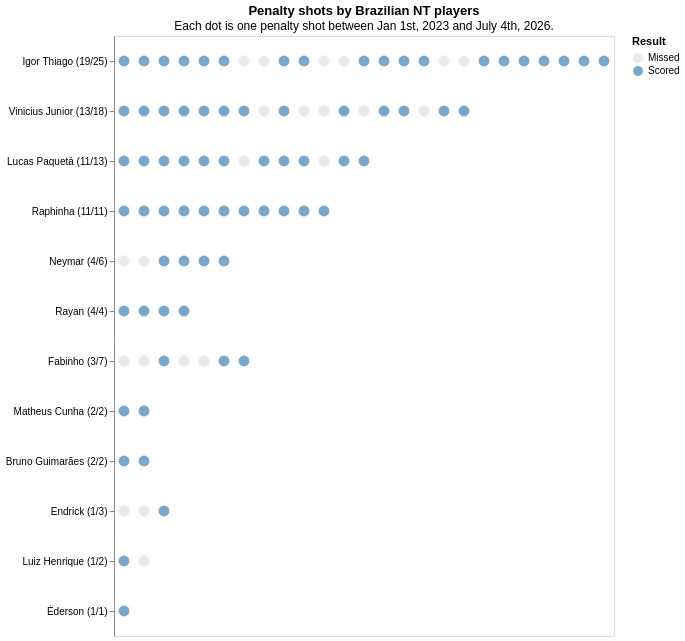

This figure's notebook cell:
### Markdown cell above
Since Brazil was eliminated from the World Cup on Sunday, there's been some discussion on why Ancelotti picked Bruno Guimarães to shoot that first penalty. [Supposedly, it was due to Bruno's historical conversion rate](https://sports.yahoo.com/articles/vini-not-even-top-five-232700287.html). Let's investigate this claim.

We begin by plotting penalty data for all current Brazil national team players in recent years prior to the Brazil vs Norway match (hover over each penalty to see match details):

### Code cell
import altair as alt
import polars as pl

df = (
    pl.read_csv("data.csv")
    .filter(pl.col("date").is_between(pl.date(2023, 1, 1), pl.date(2026, 7, 4)))
    .with_columns(
        pl.col("scored").cast(pl.Boolean),
        pl.col("scored").sum().over("player").alias("player_goals"),
        pl.col("scored").count().over("player").alias("player_shots"),
        pl.row_index().over("player", order_by=["date"]).alias("shot"),
    )
    .with_columns(
        pl.when(pl.col("scored"))
        .then(pl.lit("Scored"))
        .otherwise(pl.lit("Missed"))
        .alias("result"),
        pl.format(
            "{} ({}/{})", "player", pl.col("player_goals"), pl.col("player_shots")
        ).alias("label"),
    )
)

order = df.sort(["player_goals", "player_shots"], descending=True)["label"].to_list()
(
    alt.Chart(df)
    .mark_point(filled=True, size=120)
    .encode(
        x=alt.X("shot:O", title="Shot", axis=None),
        y=alt.Y("label:N", sort=order, title=None),
        color=alt.Color(
            "result:N",
            title="Result",
            scale=alt.Scale(range=["#e0e0e0", "steelblue"]),
        ),
        tooltip=[
            alt.Tooltip("player:N", title="Player"),
            alt.Tooltip("date:N", title="Date"),
            alt.Tooltip("competition:N", title="Competition"),
            alt.Tooltip("club:N", title="Team"),
            alt.Tooltip("opponent:N", title="Opponent"),
            alt.Tooltip("result:N", title="Result"),
            alt.Tooltip("goalkeeper:N", title="Goalkeeper"),
            alt.Tooltip("scored:N", title="Scored"),
        ],
    )
    .properties(
        title=alt.TitleParams(
            text="Penalty shots by Brazilian NT players",
            subtitle=[
                "Each dot is one penalty shot between Jan 1st, 2023 and July 4th, 2026."
            ],
        ),
        width="container",
        height=600,
    )
)

### Figure 1 — Vega-Lite specification as saved in the notebook (floating-point values rounded to 4 significant figures)
{"config": {"view": {"continuousWidth": 300, "continuousHeight": 300}}, "data": {"name": "data-6ad38108a506a5e63df3da2e819aaa23"}, "mark": {"type": "point", "filled": true, "size": 120}, "encoding": {"color": {"field": "result", "scale": {"range": ["#e0e0e0", "steelblue"]}, "title": "Result", "type": "nominal"}, "tooltip": [{"field": "player", "title": "Player", "type": "nominal"}, {"field": "date", "title": "Date", "type": "nominal"}, {"field": "competition", "title": "Competition", "type": "nominal"}, {"field": "club", "title": "Team", "type": "nominal"}, {"field": "opponent", "title": "Opponent", "type": "nominal"}, {"field": "result", "title": "Result", "type": "nominal"}, {"field": "goalkeeper", "title": "Goalkeeper", "type": "nominal"}, {"field": "scored", "title": "Scored", "type": "nominal"}], "x": {"axis": null, "field": "shot", "title": "Shot", "type": "ordinal"}, "y": {"field": "label", "sort": ["Igor Thiago (19/25)", "Igor Thiago (19/25)", "Igor Thiago (19/25)", "Igor Thiago (19/25)", "Igor Thiago (19/25)", "Igor Thiago (19/25)", "Igor Thiago (19/25)", "Igor Thiago (19/25)", "Igor Thiago (19/25)", "Igor Thiago (19/25)", "Igor Thiago (19/25)", "Igor Thiago (19/25)", "Igor Thiago (19/25)", "Igor Thiago (19/25)", "Igor Thiago (19/25)", "Igor Thiago (19/25)", "Igor Thiago (19/25)", "Igor Thiago (19/25)", "Igor Thiago (19/25)", "Igor Thiago (19/25)", "Igor Thiago (19/25)", "Igor Thiago (19/25)", "Igor Thiago (19/25)", "Igor Thiago (19/25)", "Igor Thiago (19/25)", "Vinicius Junior (13/18)", "Vinicius Junior (13/18)", "Vinicius Junior (13/18)", "Vinicius Junior (13/18)", "Vinicius Junior (13/18)", "Vinicius Junior (13/18)", "Vinicius Junior (13/18)", "Vinicius Junior (13/18)", "Vinicius Junior (13/18)", "Vinicius Junior (13/18)", "Vinicius Junior (13/18)", "Vinicius Junior (13/18)", "Vinicius Junior (13/18)", "Vinicius Junior (13/18)", "Vinicius Junior (13/18)", "Vinicius Junior (13/18)", "Vinicius Junior (13/18)", "Vinicius Junior (13/18)", "Lucas Paquetá (11/13)", "Lucas Paquetá (11/13)", "Lucas Paquetá (11/13)", "Lucas Paquetá (11/13)", "Lucas Paquetá (11/13)", "Lucas Paquetá (11/13)", "Lucas Paquetá (11/13)", "Lucas Paquetá (11/13)", "Lucas Paquetá (11/13)", "Lucas Paquetá (11/13)", "Lucas Paquetá (11/13)", "Lucas Paquetá (11/13)", "Lucas Paquetá (11/13)", "Raphinha (11/11)", "Raphinha (11/11)", "Raphinha (11/11)", "Raphinha (11/11)", "Raphinha (11/11)", "Raphinha (11/11)", "Raphinha (11/11)", "Raphinha (11/11)", "Raphinha (11/11)", "Raphinha (11/11)", "Raphinha (11/11)", "Neymar (4/6)", "Neymar (4/6)", "Neymar (4/6)", "Neymar (4/6)", "Neymar (4/6)", "Neymar (4/6)", "Rayan (4/4)", "Rayan (4/4)", "Rayan (4/4)", "Rayan (4/4)", "Fabinho (3/7)", "Fabinho (3/7)", "Fabinho (3/7)", "Fabinho (3/7)", "Fabinho (3/7)", "Fabinho (3/7)", "Fabinho (3/7)", "Matheus Cunha (2/2)", "Matheus Cunha (2/2)", "Bruno Guimarães (2/2)", "Bruno Guimarães (2/2)", "Endrick (1/3)", "Endrick (1/3)", "Endrick (1/3)", "Luiz Henrique (1/2)", "Luiz Henrique (1/2)", "Éderson (1/1)"], "title": null, "type": "nominal"}}, "height": 600, "title": {"text": "Penalty shots by Brazilian NT players", "subtitle": ["Each dot is one penalty shot between Jan 1st, 2023 and July 4th, 2026."]}, "width": "container", "$schema": "https://vega.github.io/schema/vega-lite/v6.4.1.json", "datasets": {"data-6ad38108a506a5e63df3da2e819aaa23": [{"season": "25/26", "competition": "AFC Champions League Elite", "club": "Al-Ittihad Club", "date": "2026-04-14", "result": "Scored", "opponent": "Al-Wahda FC", "goalkeeper": "Zayed Ahmed", "player": "Fabinho", "scored": true, "player_goals": 3, "player_shots": 7, "shot": 6, "label": "Fabinho (3/7)"}, {"season": "25/26", "competition": "Saudi Pro League", "club": "Al-Ittihad Club", "date": "2026-03-06", "result": "Scored", "opponent": "Al-Ahli SFC", "goalkeeper": "Edouard Mendy", "player": "Fabinho", "scored": true, "player_goals": 3, "player_shots": 7, "shot": 5, "label": "Fabinho (3/7)"}, {"season": "24/25", "competition": "King's Cup", "club": "Al-Ittihad Club", "date": "2025-04-01", "result": "Scored", "opponent": "Al-Shabab FC", "goalkeeper": "Georgiy Bushchan", "player": "Fabinho", "scored": true, "player_goals": 3, "player_shots": 7, "shot": 2, "label": "Fabinho (3/7)"}, {"season": "24/25", "competition": "Saudi Pro League", "club": "Al-Ittihad Club", "date": "2025-04-17", "result": "Missed", "opponent": "Al-Fateh SC", "goalkeeper": "Nawaf Al-Aqidi", "player": "Fabinho", "scored": false, "player_goals": 3, "player_shots": 7, "shot": 3, "label": "Fabinho (3/7)"}, {"season": "23/24", "competition": "Saudi Pro League", "club": "Al-Ittihad Club", "date": "2024-05-27", "result": "Missed", "opponent": "Al-Nassr FC", "goalkeeper": "Raghed Al-Najjar", "player": "Fabinho", "scored": false, "player_goals": 3, "player_shots": 7, "shot": 0, "label": "Fabinho (3/7)"}, {"season": "24/25", "competition": "Saudi Pro League", "club": "Al-Ittihad Club", "date": "2025-04-17", "result": "Missed", "opponent": "Al-Fateh SC", "goalkeeper": "Nawaf Al-Aqidi", "player": "Fabinho", "scored": false, "player_goals": 3, "player_shots": 7, "shot": 4, "label": "Fabinho (3/7)"}, {"season": "23/24", "competition": "Saudi Pro League", "club": "Al-Ittihad Club", "date": "2024-05-27", "result": "Missed", "opponent": "Al-Nassr FC", "goalkeeper": "Raghed Al-Najjar", "player": "Fabinho", "scored": false, "player_goals": 3, "player_shots": 7, "shot": 1, "label": "Fabinho (3/7)"}, {"season": "25/26", "competition": "Premier League", "club": "Newcastle United", "date": "2026-02-07", "result": "Scored", "opponent": "Brentford FC", "goalkeeper": "Caoimhín Kelleher", "player": "Bruno Guimarães", "scored": true, "player_goals": 2, "player_shots": 2, "shot": 1, "label": "Bruno Guimarães (2/2)"}, {"season": "25/26", "competition": "Premier League", "club": "Newcastle United", "date": "2026-01-07", "result": "Scored", "opponent": "Leeds United", "goalkeeper": "Lucas Perri", "player": "Bruno Guimarães", "scored": true, "player_goals": 2, "player_shots": 2, "shot": 0, "label": "Bruno Guimarães (2/2)"}, {"season": "25/26", "competition": "Serie A", "club": "Atalanta BC", "date": "2026-02-14", "result": "Scored", "opponent": "SS Lazio", "goalkeeper": "Ivan Provedel", "player": "Éderson", "scored": true, "player_goals": 1, "player_shots": 1, "shot": 0, "label": "Éderson (1/1)"}, {"season": "25/26", "competition": "Copa Libertadores", "club": "CR Flamengo", "date": "2026-05-27", "result": "Scored", "opponent": "Cusco FC", "goalkeeper": "Andy Vidal", "player": "Lucas Paquetá", "scored": true, "player_goals": 11, "player_shots": 13, "shot": 12, "label": "Lucas Paquetá (11/13)"}, {"season": "25/26", "competition": "Premier League", "club": "West Ham United", "date": "2025-12-30", "result": "Scored", "opponent": "Brighton & Hove Albion", "goalkeeper": "Bart Verbruggen", "player": "Lucas Paquetá", "scored": true, "player_goals": 11, "player_shots": 13, "shot": 11, "label": "Lucas Paquetá (11/13)"}, {"season": "25/26", "competition": "Premier League", "club": "West Ham United", "date": "2025-08-31", "result": "Scored", "opponent": "Nottingham Forest", "goalkeeper": "Matz Sels", "player": "Lucas Paquetá", "scored": true, "player_goals": 11, "player_shots": 13, "shot": 9, "label": "Lucas Paquetá (11/13)"}, {"season": "24/25", "competition": "Premier League", "club": "West Ham United", "date": "2024-12-16", "result": "Scored", "opponent": "AFC Bournemouth", "goalkeeper": "Kepa Arrizabalaga", "player": "Lucas Paquetá", "scored": true, "player_goals": 11, "player_shots": 13, "shot": 8, "label": "Lucas Paquetá (11/13)"}, {"season": "24/25", "competition": "Premier League", "club": "West Ham United", "date": "2024-08-17", "result": "Scored", "opponent": "Aston Villa", "goalkeeper": "Emiliano Martínez", "player": "Lucas Paquetá", "scored": true, "player_goals": 11, "player_shots": 13, "shot": 7, "label": "Lucas Paquetá (11/13)"}, {"season": "23/24", "competition": "Copa América", "club": "Brazil", "date": "2024-06-29", "result": "Scored", "opponent": "Paraguay", "goalkeeper": "Rodrigo Morínigo", "player": "Lucas Paquetá", "scored": true, "player_goals": 11, "player_shots": 13, "shot": 5, "label": "Lucas Paquetá (11/13)"}, {"season": "23/24", "competition": "Premier League", "club": "West Ham United", "date": "2024-04-06", "result": "Scored", "opponent": "Wolverhampton Wanderers", "goalkeeper": "José Sá", "player": "Lucas Paquetá", "scored": true, "player_goals": 11, "player_shots": 13, "shot": 4, "label": "Lucas Paquetá (11/13)"}, {"season": "23/24", "competition": "International Friendlies", "club": "Brazil", "date": "2024-03-26", "result": "Scored", "opponent": "Spain", "goalkeeper": "Unai Simón", "player": "Lucas Paquetá", "scored": true, "player_goals": 11, "player_shots": 13, "shot": 3, "label": "Lucas Paquetá (11/13)"}, {"season": "23/24", "competition": "Premier League", "club": "West Ham United", "date": "2023-08-20", "result": "Scored", "opponent": "Chelsea FC", "goalkeeper": "Robert Sánchez", "player": "Lucas Paquetá", "scored": true, "player_goals": 11, "player_shots": 13, "shot": 2, "label": "Lucas Paquetá (11/13)"}, {"season": "22/23", "competition": "UEFA Conference League", "club": "West Ham United", "date": "2023-04-20", "result": "Scored", "opponent": "KAA Gent", "goalkeeper": "Davy Roef", "player": "Lucas Paquetá", "scored": true, "player_goals": 11, "player_shots": 13, "shot": 1, "label": "Lucas Paquetá (11/13)"}, {"season": "22/23", "competition": "Premier League", "club": "West Ham United", "date": "2023-01-04", "result": "Scored", "opponent": "Leeds United", "goalkeeper": "Illan Meslier", "player": "Lucas Paquetá", "scored": true, "player_goals": 11, "player_shots": 13, "shot": 0, "label": "Lucas Paquetá (11/13)"}, {"season": "25/26", "competition": "International Friendlies", "club": "Brazil", "date": "2025-11-18", "result": "Missed", "opponent": "Tunisia", "goalkeeper": "Aymen Dahmen", "player": "Lucas Paquetá", "scored": false, "player_goals": 11, "player_shots": 13, "shot": 10, "label": "Lucas Paquetá (11/13)"}, {"season": "23/24", "competition": "Copa América", "club": "Brazil", "date": "2024-06-29", "result": "Missed", "opponent": "Paraguay", "goalkeeper": "Rodrigo Morínigo", "player": "Lucas Paquetá", "scored": false, "player_goals": 11, "player_shots": 13, "shot": 6, "label": "Lucas Paquetá (11/13)"}, {"season": "25/26", "competition": "Campeonato Brasileiro Série A", "club": "Santos FC", "date": "2026-03-19", "result": "Scored", "opponent": "Sport Club Internacional", "goalkeeper": "Sergio Rochet", "player": "Neymar", "scored": true, "player_goals": 4, "player_shots": 6, "shot": 5, "label": "Neymar (4/6)"}, {"season": "24/25", "competition": "Campeonato Brasileiro Série A", "club": "Santos FC", "date": "2025-12-03", "result": "Scored", "opponent": "Esporte Clube Juventude", "goalkeeper": "Jandrei", "player": "Neymar", "scored": true, "player_goals": 4, "player_shots": 6, "shot": 4, "label": "Neymar (4/6)"}, {"season": "24/25", "competition": "Campeonato Brasileiro Série A", "club": "Santos FC", "date": "2025-08-05", "result": "Scored", "opponent": "Esporte Clube Juventude", "goalkeeper": "Ruan Carneiro", "player": "Neymar", "scored": true, "player_goals": 4, "player_shots": 6, "shot": 3, "label": "Neymar (4/6)"}, {"season": "24/25", "competition": "Campeonato Paulista", "club": "Santos FC", "date": "2025-02-17", "result": "Scored", "opponent": "EC Água Santa (SP)", "goalkeeper": "Luan Ribeiro", "player": "Neymar", "scored": true, "player_goals": 4, "player_shots": 6, "shot": 2, "label": "Neymar (4/6)"}, {"season": "23/24", "competition": "Saudi Pro League", "club": "Al-Hilal SFC", "date": "2023-09-29", "result": "Missed", "opponent": "Al-Shabab FC", "goalkeeper": "Seung-gyu Kim", "player": "Neymar", "scored": false, "player_goals": 4, "player_shots": 6, "shot": 1, "label": "Neymar (4/6)"}, {"season": "23/24", "competition": "World Cup qualification South America", "club": "Brazil", "date": "2023-09-09", "result": "Missed", "opponent": "Bolivia", "goalkeeper": "Guillermo Viscarra", "player": "Neymar", "scored": false, "player_goals": 4, "player_shots": 6, "shot": 0, "label": "Neymar (4/6)"}, {"season": "25/26", "competition": "LaLiga", "club": "Real Madrid", "date": "2026-03-22", "result": "Scored", "opponent": "Atlético de Madrid", "goalkeeper": "Juan Musso", "player": "Vinicius Junior", "scored": true, "player_goals": 13, "player_shots": 18, "shot": 17, "label": "Vinicius Junior (13/18)"}, {"season": "25/26", "competition": "UEFA Champions League", "club": "Real Madrid", "date": "2026-03-17", "result": "Scored", "opponent": "Manchester City", "goalkeeper": "Gianluigi Donnarumma", "player": "Vinicius Junior", "scored": true, "player_goals": 13, "player_shots": 18, "shot": 16, "label": "Vinicius Junior (13/18)"}, {"season": "25/26", "competition": "LaLiga", "club": "Real Madrid", "date": "2026-02-14", "result": "Scored", "opponent": "Real Sociedad", "goalkeeper": "Álex Remiro", "player": "Vinicius Junior", "scored": true, "player_goals": 13, "player_shots": 18, "shot": 13, "label": "Vinicius Junior (13/18)"}, {"season": "25/26", "competition": "LaLiga", "club": "Real Madrid", "date": "2026-02-14", "result": "Scored", "opponent": "Real Sociedad", "goalkeeper": "Álex Remiro", "player": "Vinicius Junior", "scored": true, "player_goals": 13, "player_shots": 18, "shot": 14, "label": "Vinicius Junior (13/18)"}, {"season": "25/26", "competition": "LaLiga", "club": "Real Madrid", "date": "2025-10-04", "result": "Scored", "opponent": "Villarreal CF", "goalkeeper": "Arnau Tenas", "player": "Vinicius Junior", "scored": true, "player_goals": 13, "player_shots": 18, "shot": 11, "label": "Vinicius Junior (13/18)"}, {"season": "24/25", "competition": "FIFA Intercontinental Cup", "club": "Real Madrid", "date": "2024-12-18", "result": "Scored", "opponent": "CF Pachuca", "goalkeeper": "Carlos Moreno", "player": "Vinicius Junior", "scored": true, "player_goals": 13, "player_shots": 18, "shot": 8, "label": "Vinicius Junior (13/18)"}, {"season": "24/25", "competition": "UEFA Champions League", "club": "Real Madrid", "date": "2024-11-05", "result": "Scored", "opponent": "AC Milan", "goalkeeper": "Mike Maignan", "player": "Vinicius Junior", "scored": true, "player_goals": 13, "player_shots": 18, "shot": 6, "label": "Vinicius Junior (13/18)"}, {"season": "24/25", "competition": "LaLiga", "club": "Real Madrid", "date": "2024-09-14", "result": "Scored", "opponent": "Real Sociedad", "goalkeeper": "Álex Remiro", "player": "Vinicius Junior", "scored": true, "player_goals": 13, "player_shots": 18, "shot": 5, "label": "Vinicius Junior (13/18)"}, {"season": "24/25", "competition": "LaLiga", "club": "Real Madrid", "date": "2024-08-29", "result": "Scored", "opponent": "UD Las Palmas", "goalkeeper": "Jasper Cillessen", "player": "Vinicius Junior", "scored": true, "player_goals": 13, "player_shots": 18, "shot": 4, "label": "Vinicius Junior (13/18)"}, {"season": "23/24", "competition": "UEFA Champions League", "club": "Real Madrid", "date": "2024-04-30", "result": "Scored", "opponent": "Bayern Munich", "goalkeeper": "Manuel Neuer", "player": "Vinicius Junior", "scored": true, "player_goals": 13, "player_shots": 18, "shot": 3, "label": "Vinicius Junior (13/18)"}, {"season": "23/24", "competition": "LaLiga", "club": "Real Madrid", "date": "2024-04-21", "result": "Scored", "opponent": "FC Barcelona", "goalkeeper": "Marc-André ter Stegen", "player": "Vinicius Junior", "scored": true, "player_goals": 13, "player_shots": 18, "shot": 2, "label": "Vinicius Junior (13/18)"}, {"season": "23/24", "competition": "Supercopa", "club": "Real Madrid", "date": "2024-01-14", "result": "Scored", "opponent": "FC Barcelona", "goalkeeper": "Iñaki Peña", "player": "Vinicius Junior", "scored": true, "player_goals": 13, "player_shots": 18, "shot": 1, "label": "Vinicius Junior (13/18)"}, {"season": "22/23", "competition": "International Friendlies", "club": "Brazil", "date": "2023-06-17", "result": "Scored", "opponent": "Guinea", "goalkeeper": "Ibrahim Koné", "player": "Vinicius Junior", "scored": true, "player_goals": 13, "player_shots": 18, "shot": 0, "label": "Vinicius Junior (13/18)"}, {"season": "25/26", "competition": "UEFA Champions League", "club": "Real Madrid", "date": "2026-03-11", "result": "Missed", "opponent": "Manchester City", "goalkeeper": "Gianluigi Donnarumma", "player": "Vinicius Junior", "scored": false, "player_goals": 13, "player_shots": 18, "shot": 15, "label": "Vinicius Junior (13/18)"}, {"season": "25/26", "competition": "LaLiga", "club": "Real Madrid", "date": "2025-11-01", "result": "Missed", "opponent": "Valencia CF", "goalkeeper": "Julen Agirrezabala", "player": "Vinicius Junior", "scored": false, "player_goals": 13, "player_shots": 18, "shot": 12, "label": "Vinicius Junior (13/18)"}, {"season": "24/25", "competition": "LaLiga", "club": "Real Madrid", "date": "2025-04-05", "result": "Missed", "opponent": "Valencia CF", "goalkeeper": "Giorgi Mamardashvili", "player": "Vinicius Junior", "scored": false, "player_goals": 13, "player_shots": 18, "shot": 10, "label": "Vinicius Junior (13/18)"}, {"season": "24/25", "competition": "UEFA Champions League", "club": "Real Madrid", "date": "2025-03-12", "result": "Missed", "opponent": "Atlético de Madrid", "goalkeeper": "Jan Oblak", "player": "Vinicius Junior", "scored": false, "player_goals": 13, "player_shots": 18, "shot": 9, "label": "Vinicius Junior (13/18)"}, {"season": "23/24", "competition": "World Cup qualification South America", "club": "Brazil", "date": "2024-11-14", "result": "Missed", "opponent": "Venezuela", "goalkeeper": "Rafael Romo", "player": "Vinicius Junior", "scored": false, "player_goals": 13, "player_shots": 18, "shot": 7, "label": "Vinicius Junior (13/18)"}, {"season": "25/26", "competition": "LaLiga", "club": "FC Barcelona", "date": "2026-03-15", "result": "Scored", "opponent": "Sevilla FC", "goalkeeper": "Odysseas Vlachodimos", "player": "Raphinha", "scored": true, "player_goals": 11, "player_shots": 11, "shot": 9, "label": "Raphinha (11/11)"}, {"season": "25/26", "competition": "LaLiga", "club": "FC Barcelona", "date": "2026-03-15", "result": "Scored", "opponent": "Sevilla FC", "goalkeeper": "Odysseas Vlachodimos", "player": "Raphinha", "scored": true, "player_goals": 11, "player_shots": 11, "shot": 10, "label": "Raphinha (11/11)"}, {"season": "25/26", "competition": "Copa del Rey", "club": "FC Barcelona", "date": "2026-03-03", "result": "Scored", "opponent": "Atlético de Madrid", "goalkeeper": "Juan Musso", "player": "Raphinha", "scored": true, "player_goals": 11, "player_shots": 11, "shot": 8, "label": "Raphinha (11/11)"}, {"season": "25/26", "competition": "UEFA Champions League", "club": "FC Barcelona", "date": "2026-01-28", "result": "Scored", "opponent": "FC Copenhagen", "goalkeeper": "Dominik Kotarski", "player": "Raphinha", "scored": true, "player_goals": 11, "player_shots": 11, "shot": 7, "label": "Raphinha (11/11)"}, {"season": "25/26", "competition": "LaLiga", "club": "FC Barcelona", "date": "2025-12-21", "result": "Scored", "opponent": "Villarreal CF", "goalkeeper": "Luiz Júnior", "player": "Raphinha", "scored": true, "player_goals": 11, "player_shots": 11, "shot": 6, "label": "Raphinha (11/11)"}, {"season": "24/25", "competition": "LaLiga", "club": "FC Barcelona", "date": "2025-04-19", "result": "Scored", "opponent": "Celta de Vigo", "goalkeeper": "Vicente Guaita", "player": "Raphinha", "scored": true, "player_goals": 11, "player_shots": 11, "shot": 5, "label": "Raphinha (11/11)"}, {"season": "23/24", "competition": "World Cup qualification South America", "club": "Brazil", "date": "2025-03-21", "result": "Scored", "opponent": "Colombia", "goalkeeper": "Camilo Vargas", "player": "Raphinha", "scored": true, "player_goals": 11, "player_shots": 11, "shot": 4, "label": "Raphinha (11/11)"}, {"season": "24/25", "competition": "LaLiga", "club": "FC Barcelona", "date": "2024-12-03", "result": "Scored", "opponent": "RCD Mallorca", "goalkeeper": "Leo Román", "player": "Raphinha", "scored": true, "player_goals": 11, "player_shots": 11, "shot": 3, "label": "Raphinha (11/11)"}, {"season": "23/24", "competition": "World Cup qualification South America", "club": "Brazil", "date": "2024-10-16", "result": "Scored", "opponent": "Peru", "goalkeeper": "Pedro Gallese", "player": "Raphinha", "scored": true, "player_goals": 11, "player_shots": 11, "shot": 1, "label": "Raphinha (11/11)"}, {"season": "23/24", "competition": "World Cup qualification South America", "club": "Brazil", "date": "2024-10-16", "result": "Scored", "opponent": "Peru", "goalkeeper": "Pedro Gallese", "player": "Raphinha", "scored": true, "player_goals": 11, "player_shots": 11, "shot": 2, "label": "Raphinha (11/11)"}, {"season": "23/24", "competition": "LaLiga", "club": "FC Barcelona", "date": "2024-05-13", "result": "Scored", "opponent": "Real Sociedad", "goalkeeper": "Álex Remiro", "player": "Raphinha", "scored": true, "player_goals": 11, "player_shots": 11, "shot": 0, "label": "Raphinha (11/11)"}, {"season": "24/25", "competition": "Campeonato Brasileiro Série A", "club": "Clube de Regatas Vasco da Gama", "date": "2025-10-05", "result": "Scored", "opponent": "Esporte Clube Vitória", "goalkeeper": "Lucas Arcanjo", "player": "Rayan", "scored": true, "player_goals": 4, "player_shots": 4, "shot": 3, "label": "Rayan (4/4)"}, {"season": "24/25", "competition": "Campeonato Brasileiro Série A", "club": "Clube de Regatas Vasco da Gama", "date": "2025-08-17", "result": "Scored", "opponent": "Santos FC", "goalkeeper": "Gabriel Brazão", "player": "Rayan", "scored": true, "player_goals": 4, "player_shots": 4, "shot": 2, "label": "Rayan (4/4)"}, {"season": "22/23", "competition": "U17 World Cup", "club": "Brazil U17", "date": "2023-11-14", "result": "Scored", "opponent": "New Caledonia U16/U17", "goalkeeper": "Nicolas Kutran", "player": "Rayan", "scored": true, "player_goals": 4, "player_shots": 4, "shot": 1, "label": "Rayan (4/4)"}, {"season": "22/23", "competition": "U-17 South American Championship", "club": "Brazil U17", "date": "2023-04-20", "result": "Scored", "opponent": "Chile U17", "goalkeeper": "Francisco Valdés", "player": "Rayan", "scored": true, "player_goals": 4, "player_shots": 4, "shot": 0, "label": "Rayan (4/4)"}, {"season": "23/24", "competition": "Campeonato Brasileiro Série A", "club": "Botafogo de Futebol e Regatas", "date": "2024-08-04", "result": "Scored", "opponent": "Atlético Clube Goianiense", "goalkeeper": "Pedro Rangel", "player": "Luiz Henrique", "scored": true, "player_goals": 1, "player_shots": 2, "shot": 0, "label": "Luiz Henrique (1/2)"}, {"season": "25/26", "competition": "Premier Liga", "club": "Zenit St. Petersburg", "date": "2026-05-10", "result": "Missed", "opponent": "FC Sochi", "goalkeeper": "Aleksandr Degtev", "player": "Luiz Henrique", "scored": false, "player_goals": 1, "player_shots": 2, "shot": 1, "label": "Luiz Henrique (1/2)"}, {"season": "23/24", "competition": "Premier League", "club": "Wolverhampton Wanderers", "date": "2024-02-04", "result": "Scored", "opponent": "Chelsea FC", "goalkeeper": "Djordje Petrovic", "player": "Matheus Cunha", "scored": true, "player_goals": 2, "player_shots": 2, "shot": 1, "label": "Matheus Cunha (2/2)"}, {"season": "23/24", "competition": "FA Cup", "club": "Wolverhampton Wanderers", "date": "2024-01-16", "result": "Scored", "opponent": "Brentford FC", "goalkeeper": "Thomas Strakosha", "player": "Matheus Cunha", "scored": true, "player_goals": 2, "player_shots": 2, "shot": 0, "label": "Matheus Cunha (2/2)"}, {"season": "25/26", "competition": "International Friendlies", "club": "Brazil", "date": "2026-05-31", "result": "Scored", "opponent": "Panama", "goalkeeper": "Orlando Mosquera", "player": "Igor Thiago", "scored": true, "player_goals": 19, "player_shots": 25, "shot": 24, "label": "Igor Thiago (19/25)"}, {"season": "25/26", "competition": "Premier League", "club": "Brentford FC", "date": "2026-05-02", "result": "Scored", "opponent": "West Ham United", "goalkeeper": "Mads Hermansen", "player": "Igor Thiago", "scored": true, "player_goals": 19, "player_shots": 25, "shot": 23, "label": "Igor Thiago (19/25)"}, {"season": "25/26", "competition": "Premier League", "club": "Brentford FC", "date": "2026-04-11", "result": "Scored", "opponent": "Everton FC", "goalkeeper": "Jordan Pickford", "player": "Igor Thiago", "scored": true, "player_goals": 19, "player_shots": 25, "shot": 22, "label": "Igor Thiago (19/25)"}, {"season": "25/26", "competition": "International Friendlies", "club": "Brazil", "date": "2026-04-01", "result": "Scored", "opponent": "Croatia", "goalkeeper": "Dominik Livakovic", "player": "Igor Thiago", "scored": true, "player_goals": 19, "player_shots": 25, "shot": 21, "label": "Igor Thiago (19/25)"}, {"season": "25/26", "competition": "FA Cup", "club": "Brentford FC", "date": "2026-03-09", "result": "Scored", "opponent": "West Ham United", "goalkeeper": "Alphonse Areola", "player": "Igor Thiago", "scored": true, "player_goals": 19, "player_shots": 25, "shot": 20, "label": "Igor Thiago (19/25)"}, {"season": "25/26", "competition": "Premier League", "club": "Brentford FC", "date": "2026-02-07", "result": "Scored", "opponent": "Newcastle United", "goalkeeper": "Nick Pope", "player": "Igor Thiago", "scored": true, "player_goals": 19, "player_shots": 25, "shot": 19, "label": "Igor Thiago (19/25)"}, {"season": "25/26", "competition": "Premier League", "club": "Brentford FC", "date": "2025-11-29", "result": "Scored", "opponent": "Burnley FC", "goalkeeper": "Martin Dúbravka", "player": "Igor Thiago", "scored": true, "player_goals": 19, "player_shots": 25, "shot": 18, "label": "Igor Thiago (19/25)"}, {"season": "25/26", "competition": "Premier League", "club": "Brentford FC", "date": "2025-11-22", "result": "Scored", "opponent": "Brighton & Hove Albion", "goalkeeper": "Bart Verbruggen", "player": "Igor Thiago", "scored": true, "player_goals": 19, "player_shots": 25, "shot": 15, "label": "Igor Thiago (19/25)"}, {"season": "25/26", "competition": "Premier League", "club": "Brentford FC", "date": "2025-11-09", "result": "Scored", "opponent": "Newcastle United", "goalkeeper": "Aaron Ramsdale", "player": "Igor Thiago", "scored": true, "player_goals": 19, "player_shots": 25, "shot": 14, "label": "Igor Thiago (19/25)"}, {"season": "25/26", "competition": "Premier League", "club": "Brentford FC", "date": "2025-10-25", "result": "Scored", "opponent": "Liverpool FC", "goalkeeper": "Giorgi Mamardashvili", "player": "Igor Thiago", "scored": true, "player_goals": 19, "player_shots": 25, "shot": 13, "label": "Igor Thiago (19/25)"}, {"season": "25/26", "competition": "Premier League", "club": "Brentford FC", "date": "2025-08-17", "result": "Scored", "opponent": "Nottingham Forest", "goalkeeper": "Matz Sels", "player": "Igor Thiago", "scored": true, "player_goals": 19, "player_shots": 25, "shot": 12, "label": "Igor Thiago (19/25)"}, {"season": "23/24", "competition": "Jupiler Pro League", "club": "Club Brugge KV", "date": "2024-01-20", "result": "Scored", "opponent": "KVC Westerlo", "goalkeeper": "Sinan Bolat", "player": "Igor Thiago", "scored": true, "player_goals": 19, "player_shots": 25, "shot": 9, "label": "Igor Thiago (19/25)"}, {"season": "23/24", "competition": "Jupiler Pro League", "club": "Club Brugge KV", "date": "2023-12-26", "result": "Scored", "opponent": "Union Saint-Gilloise", "goalkeeper": "Anthony Moris", "player": "Igor Thiago", "scored": true, "player_goals": 19, "player_shots": 25, "shot": 8, "label": "Igor Thiago (19/25)"}, {"season": "23/24", "competition": "Jupiler Pro League", "club": "Club Brugge KV", "date": "2023-12-22", "result": "Scored", "opponent": "RWD Molenbeek", "goalkeeper": "Théo Defourny", "player": "Igor Thiago", "scored": true, "player_goals": 19, "player_shots": 25, "shot": 5, "label": "Igor Thiago (19/25)"}, {"season": "23/24", "competition": "Jupiler Pro League", "club": "Club Brugge KV", "date": "2023-12-17", "result": "Scored", "opponent": "KAA Gent", "goalkeeper": "Davy Roef", "player": "Igor Thiago", "scored": true, "player_goals": 19, "player_shots": 25, "shot": 3, "label": "Igor Thiago (19/25)"}, {"season": "25/26", "competition": "Premier League", "club": "Brentford FC", "date": "2025-11-22", "result": "Missed", "opponent": "Brighton & Hove Albion", "goalkeeper": "Bart Verbruggen", "player": "Igor Thiago", "scored": false, "player_goals": 19, "player_shots": 25, "shot": 16, "label": "Igor Thiago (19/25)"}, {"season": "23/24", "competition": "UEFA Conference League", "club": "Club Brugge KV", "date": "2024-04-11", "result": "Missed", "opponent": "PAOK Thessaloniki", "goalkeeper": "Dominik Kotarski", "player": "Igor Thiago", "scored": false, "player_goals": 19, "player_shots": 25, "shot": 10, "label": "Igor Thiago (19/25)"}, {"season": "23/24", "competition": "Jupiler Pro League", "club": "Club Brugge KV", "date": "2023-12-22", "result": "Missed", "opponent": "RWD Molenbeek", "goalkeeper": "Théo Defourny", "player": "Igor Thiago", "scored": false, "player_goals": 19, "player_shots": 25, "shot": 6, "label": "Igor Thiago (19/25)"}, {"season": "23/24", "competition": "Jupiler Pro League", "club": "Club Brugge KV", "date": "2023-12-17", "result": "Scored", "opponent": "KAA Gent", "goalkeeper": "Davy Roef", "player": "Igor Thiago", "scored": true, "player_goals": 19, "player_shots": 25, "shot": 4, "label": "Igor Thiago (19/25)"}, {"season": "23/24", "competition": "UEFA Conference League", "club": "Club Brugge KV", "date": "2023-11-09", "result": "Scored", "opponent": "FC Lugano", "goalkeeper": "Amir Saipi", "player": "Igor Thiago", "scored": true, "player_goals": 19, "player_shots": 25, "shot": 2, "label": "Igor Thiago (19/25)"}, {"season": "23/24", "competition": "UEFA Conference League Qualifying", "club": "Club Brugge KV", "date": "2023-08-10", "result": "Scored", "opponent": "KA Akureyri", "goalkeeper": "Kristijan Jajalo", "player": "Igor Thiago", "scored": true, "player_goals": 19, "player_shots": 25, "shot": 1, "label": "Igor Thiago (19/25)"}, {"season": "23/24", "competition": "Jupiler Pro League", "club": "Club Brugge KV", "date": "2023-07-30", "result": "Scored", "opponent": "KV Mechelen", "goalkeeper": "Gaëtan Coucke", "player": "Igor Thiago", "scored": true, "player_goals": 19, "player_shots": 25, "shot": 0, "label": "Igor Thiago (19/25)"}, {"season": "25/26", "competition": "Premier League", "club": "Brentford FC", "date": "2025-11-22", "result": "Missed", "opponent": "Brighton & Hove Albion", "goalkeeper": "Bart Verbruggen", "player": "Igor Thiago", "scored": false, "player_goals": 19, "player_shots": 25, "shot": 17, "label": "Igor Thiago (19/25)"}, {"season": "23/24", "competition": "UEFA Conference League", "club": "Club Brugge KV", "date": "2024-04-11", "result": "Missed", "opponent": "PAOK Thessaloniki", "goalkeeper": "Dominik Kotarski", "player": "Igor Thiago", "scored": false, "player_goals": 19, "player_shots": 25, "shot": 11, "label": "Igor Thiago (19/25)"}, {"season": "23/24", "competition": "Jupiler Pro League", "club": "Club Brugge KV", "date": "2023-12-22", "result": "Missed", "opponent": "RWD Molenbeek", "goalkeeper": "Théo Defourny", "player": "Igor Thiago", "scored": false, "player_goals": 19, "player_shots": 25, "shot": 7, "label": "Igor Thiago (19/25)"}, {"season": "25/26", "competition": "Ligue 1", "club": "Olympique Lyon", "date": "2026-01-25", "result": "Scored", "opponent": "FC Metz", "goalkeeper": "Jonathan Fischer", "player": "Endrick", "scored": true, "player_goals": 1, "player_shots": 3, "shot": 2, "label": "Endrick (1/3)"}, {"season": "23/24", "competition": "CONMEBOL Pre-Olympic Tournament", "club": "Brazil U23", "date": "2024-02-05", "result": "Missed", "opponent": "Paraguay U23", "goalkeeper": "Ángel González", "player": "Endrick", "scored": false, "player_goals": 1, "player_shots": 3, "shot": 1, "label": "Endrick (1/3)"}, {"season": "22/23", "competition": "Campeonato Brasileiro Série A", "club": "Sociedade Esportiva Palmeiras", "date": "2023-07-02", "result": "Missed", "opponent": "Club Athletico Paranaense", "goalkeeper": "Léo Linck", "player": "Endrick", "scored": false, "player_goals": 1, "player_shots": 3, "shot": 0, "label": "Endrick (1/3)"}]}}
